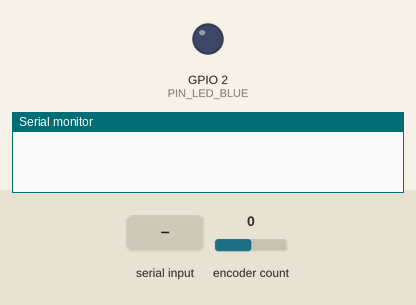
Recording of a program running on a simulated ESP32. Shown: output pins drawn as LEDs (lit = HIGH), the last lines printed to the serial monitor. Dashed ring = blinking. The inputs (shaded band) are chosen by the test bench; at power-on: encoder count 0. EEPROM starts erased.

Above: at 0.0 s.
At 0.75 s:
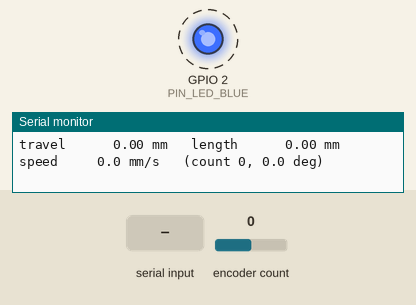
1.6 s: encoder count set to -1
4.6 s: "z\n" received over Serial
7.6 s: "o\n" received over Serial
10.6 s: "c\n" received over Serial
Timing chart, 0 to 14.6 s (numbered marks = the images above; inputs shaded):
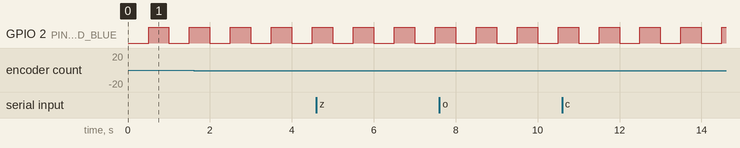

Measured:
- by itself, GPIO 2 (PIN_LED_BLUE): alternates HIGH for 0.50 s and LOW for 0.50 s

The program:

main.cpp
```cpp
// =============================================================================
// T05 - Encoder counts -> slider travel in mm
// -----------------------------------------------------------------------------
// The encoder sits on a GT2 20-tooth pulley. One pulley turn moves the belt
// 20 teeth x 2 mm = 40 mm, and one turn is 8192 counts:
//     nominal mm per count = 40 / 8192 = 0.0048828 mm
// A calibration against a known distance corrects this value (belt stretch,
// real pulley size). Calibration, offset and direction are saved in the
// ESP32's flash (NVS), so they survive power-off.
//
// Wiring: same as T04 (encoder -> 74LVC245 -> GPIO34/35/32).
//
// Commands (type, then Enter):
//   z          zero: slider is at the end stop -> travel = 0
//   o 123.4    offset: cable length when the slider is at zero (mm)
//   c          calibration step 1: slider is at the START mark
//   c 500      calibration step 2: slider moved exactly 500 mm from the start mark
//   d          flip the direction (so pulling the slider out counts +)
//   r          reset calibration to the nominal 40 mm per turn
//   p          print now          h   help
// =============================================================================

#include <Arduino.h>
#include <ESP32Encoder.h>
#include <Preferences.h>

// ---- Pins (confirmed in T3/T4) ----------------------------------------------
constexpr uint8_t PIN_ENC_A    = 34;
constexpr uint8_t PIN_ENC_B    = 35;
constexpr uint8_t PIN_LED_BLUE = 2;
constexpr uint8_t PIN_LED_RGB  = 16;

// ---- Mechanics --------------------------------------------------------------
constexpr int32_t COUNTS_PER_TURN = 2048 * 4;              // DIP all OFF, full quadrature
constexpr double  BELT_PITCH_MM   = 2.0;                   // GT2 belt
constexpr int32_t PULLEY_TEETH    = 20;
constexpr double  MM_PER_TURN     = BELT_PITCH_MM * PULLEY_TEETH;           // 40 mm
constexpr double  NOMINAL_MM_PER_COUNT = MM_PER_TURN / COUNTS_PER_TURN;     // 0.0048828
constexpr double  CAL_MAX_DEVIATION    = 0.10;   // a calibration may change the value by at most 10 %
constexpr int32_t CAL_MIN_COUNTS       = 8192;   // calibrate over at least one turn (40 mm)

constexpr uint16_t PCNT_FILTER       = 100;      // 1.25 us glitch filter (see T04)
constexpr uint32_t PRINT_INTERVAL_MS = 100;
constexpr uint32_t BLINK_INTERVAL_MS = 500;
constexpr uint8_t  RGB_LEVEL         = 20;

ESP32Encoder encoder;
Preferences  prefs;

// ---- Saved settings (NVS) ---------------------------------------------------
double mmPerCount = NOMINAL_MM_PER_COUNT;
double offsetMm   = 0.0;     // cable length when the slider is at zero
int8_t dirSign    = 1;       // +1 or -1

// ---- State ------------------------------------------------------------------
bool     calStarted      = false;
int64_t  calStartCount   = 0;
int64_t  lastPrintCount  = INT64_MIN;
int64_t  lastSpeedCount  = 0;
uint32_t lastSpeedMs     = 0;
uint32_t lastPrintMs     = 0;
uint32_t lastBlinkMs     = 0;
bool     blueLedOn       = false;
char     lineBuf[32];
uint8_t  lineLen         = 0;

// -----------------------------------------------------------------------------
int64_t signedCount() { return dirSign * encoder.getCount(); }
double  travelMm(int64_t count) { return (double)count * mmPerCount; }

void saveSettings() {
  prefs.putDouble("mmpc", mmPerCount);
  prefs.putDouble("off", offsetMm);
  prefs.putChar("dir", dirSign);
}

void printSettings() {
  Serial.println();
  Serial.printf("mm per count : %.7f  (nominal %.7f, %+.3f %%)\n", mmPerCount, NOMINAL_MM_PER_COUNT,
                (mmPerCount / NOMINAL_MM_PER_COUNT - 1.0) * 100.0);
  Serial.printf("mm per turn  : %.4f   (nominal %.1f)\n", mmPerCount * COUNTS_PER_TURN, MM_PER_TURN);
  Serial.printf("offset       : %.2f mm\n", offsetMm);
  Serial.printf("direction    : %s\n", dirSign > 0 ? "normal" : "flipped");
}

void printPosition(int64_t count, double speed) {
  double travel = travelMm(count);
  Serial.printf("travel %9.2f mm   length %9.2f mm   speed %7.1f mm/s   (count %lld, %.1f deg)\n",
                travel, offsetMm + travel, speed, (long long)count,
                (double)count * 360.0 / COUNTS_PER_TURN);
}

void printHelp() {
  Serial.println();
  Serial.println(F("Commands (type, then Enter):"));
  Serial.println(F("  z        zero (slider at the end stop)"));
  Serial.println(F("  o 123.4  set offset = cable length at zero, in mm"));
  Serial.println(F("  c        calibration step 1 (slider at START mark)"));
  Serial.println(F("  c 500    calibration step 2 (moved exactly 500 mm)"));
  Serial.println(F("  d        flip direction    r  reset calibration"));
  Serial.println(F("  p        print now         h  help"));
}

void calibrate(double distanceMm) {
  if (!calStarted) {
    Serial.println(F("First type 'c' alone at the START mark."));
    return;
  }
  int64_t moved = signedCount() - calStartCount;
  int64_t size  = moved < 0 ? -moved : moved;
  if (size < CAL_MIN_COUNTS) {
    Serial.printf("Moved only %lld counts. Move at least one turn (40 mm), more is better.\n", (long long)size);
    return;
  }
  double candidate = distanceMm / (double)size;
  double change = candidate / NOMINAL_MM_PER_COUNT - 1.0;
  if (change > CAL_MAX_DEVIATION || change < -CAL_MAX_DEVIATION) {
    Serial.printf("Rejected: that would change the scale by %+.1f %%. Check the distance you typed.\n", change * 100.0);
    return;
  }
  mmPerCount = candidate;
  calStarted = false;
  saveSettings();
  Serial.printf("Calibrated over %.2f mm (%lld counts).\n", distanceMm, (long long)size);
  printSettings();
}

void handleLine(char* line) {
  char cmd = line[0];
  char* arg = line + 1;
  while (*arg == ' ') arg++;
  bool hasArg = (*arg != '\0');
  double value = hasArg ? strtod(arg, nullptr) : 0.0;

  switch (cmd) {
    case 'z':
      encoder.clearCount();
      lastSpeedCount = 0;
      Serial.println(F("\nZero set: travel = 0 mm."));
      break;
    case 'o':
      if (!hasArg) { Serial.println(F("Type the offset in mm, e.g.  o 123.4")); break; }
      offsetMm = value;
      saveSettings();
      Serial.printf("\nOffset set to %.2f mm (saved).\n", offsetMm);
      break;
    case 'c':
      if (!hasArg) {
        calStartCount = signedCount();
        calStarted = true;
        Serial.println(F("\nCalibration: START mark saved. Move the slider an exact distance,"));
        Serial.println(F("then type  c <distance in mm>  (e.g.  c 500)."));
      } else if (value > 0) {
        calibrate(value);
      } else {
        Serial.println(F("The distance must be a positive number of mm."));
      }
      break;
    case 'd':
      dirSign = -dirSign;
      encoder.setCount(-encoder.getCount());   // keep the current position, flip the sign
      saveSettings();
      Serial.printf("\nDirection %s (saved).\n", dirSign > 0 ? "normal" : "flipped");
      break;
    case 'r':
      mmPerCount = NOMINAL_MM_PER_COUNT;
      saveSettings();
      Serial.println(F("\nCalibration reset to nominal (saved)."));
      printSettings();
      break;
    case 'p':
      printSettings();
      printPosition(signedCount(), 0.0);
      break;
    case 'h':
      printHelp();
      break;
    default:
      break;
  }
}

// Collect typed characters until Enter, then run the command (non-blocking).
void readSerialLine() {
  while (Serial.available()) {
    char c = (char)Serial.read();
    if (c == '\r') continue;
    if (c == '\n') {
      lineBuf[lineLen] = '\0';
      if (lineLen > 0) handleLine(lineBuf);
      lineLen = 0;
    } else if (lineLen < sizeof(lineBuf) - 1) {
      lineBuf[lineLen++] = c;
    }
  }
}

// -----------------------------------------------------------------------------
void setup() {
  Serial.begin(115200);
  delay(300);
  pinMode(PIN_LED_BLUE, OUTPUT);
  neopixelWrite(PIN_LED_RGB, 0, 0, 0);

  prefs.begin("t05", false);
  mmPerCount = prefs.getDouble("mmpc", NOMINAL_MM_PER_COUNT);
  offsetMm   = prefs.getDouble("off", 0.0);
  dirSign    = prefs.getChar("dir", 1) < 0 ? -1 : 1;

  ESP32Encoder::useInternalWeakPullResistors = puType::none;
  encoder.attachFullQuad(PIN_ENC_A, PIN_ENC_B);
  encoder.setFilter(PCNT_FILTER);
  encoder.clearCount();

  Serial.println();
  Serial.println(F("=== T05 encoder -> mm ==="));
  printSettings();
  printHelp();
  Serial.println(F("\nPush the slider to its end stop, then type  z  + Enter."));
}

void loop() {
  uint32_t now = millis();

  if (now - lastPrintMs >= PRINT_INTERVAL_MS) {
    int64_t count = signedCount();
    double dt = (now - lastSpeedMs) / 1000.0;
    double speed = dt > 0 ? travelMm(count - lastSpeedCount) / dt : 0.0;
    lastSpeedCount = count;
    lastSpeedMs = now;
    lastPrintMs = now;
    if (count != lastPrintCount) {     // print only when it moved
      lastPrintCount = count;
      printPosition(count, speed);
    }
  }

  if (now - lastBlinkMs >= BLINK_INTERVAL_MS) {
    lastBlinkMs = now;
    blueLedOn = !blueLedOn;
    digitalWrite(PIN_LED_BLUE, blueLedOn ? HIGH : LOW);
  }

  readSerialLine();
}
```
